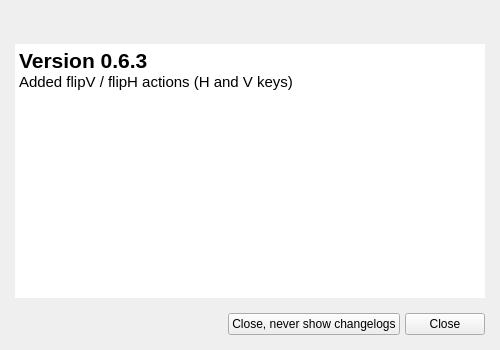
<?xml version="1.0" encoding="UTF-8"?>
<ui version="4.0">
 <class>ChangelogWindow</class>
 <widget class="QWidget" name="ChangelogWindow">
  <property name="geometry">
   <rect>
    <x>0</x>
    <y>0</y>
    <width>500</width>
    <height>350</height>
   </rect>
  </property>
  <property name="sizePolicy">
   <sizepolicy hsizetype="Preferred" vsizetype="Preferred">
    <horstretch>0</horstretch>
    <verstretch>0</verstretch>
   </sizepolicy>
  </property>
  <property name="minimumSize">
   <size>
    <width>0</width>
    <height>0</height>
   </size>
  </property>
  <property name="focusPolicy">
   <enum>Qt::NoFocus</enum>
  </property>
  <property name="windowTitle">
   <string notr="true">Form</string>
  </property>
  <layout class="QVBoxLayout" name="verticalLayout">
   <property name="spacing">
    <number>15</number>
   </property>
   <property name="leftMargin">
    <number>15</number>
   </property>
   <property name="topMargin">
    <number>15</number>
   </property>
   <property name="rightMargin">
    <number>15</number>
   </property>
   <property name="bottomMargin">
    <number>15</number>
   </property>
   <item>
    <widget class="QLabel" name="headerLabel">
     <property name="text">
      <string notr="true"/>
     </property>
     <property name="pixmap">
      <pixmap resource="../../resources.qrc">:/res/images/changelogheader.png</pixmap>
     </property>
     <property name="buddy">
      <cstring>shutUpButton</cstring>
     </property>
    </widget>
   </item>
   <item>
    <widget class="QScrollArea" name="scrollArea">
     <property name="focusPolicy">
      <enum>Qt::NoFocus</enum>
     </property>
     <property name="frameShape">
      <enum>QFrame::NoFrame</enum>
     </property>
     <property name="widgetResizable">
      <bool>true</bool>
     </property>
     <widget class="QWidget" name="scrollAreaWidgetContents">
      <property name="geometry">
       <rect>
        <x>0</x>
        <y>0</y>
        <width>456</width>
        <height>250</height>
       </rect>
      </property>
      <layout class="QVBoxLayout" name="verticalLayout_2">
       <property name="leftMargin">
        <number>0</number>
       </property>
       <property name="topMargin">
        <number>0</number>
       </property>
       <property name="rightMargin">
        <number>0</number>
       </property>
       <property name="bottomMargin">
        <number>0</number>
       </property>
       <item>
        <widget class="QTextBrowser" name="textBrowser">
         <property name="minimumSize">
          <size>
           <width>400</width>
           <height>250</height>
          </size>
         </property>
         <property name="focusPolicy">
          <enum>Qt::NoFocus</enum>
         </property>
         <property name="frameShape">
          <enum>QFrame::NoFrame</enum>
         </property>
         <property name="html">
          <string notr="true">&lt;!DOCTYPE HTML PUBLIC &quot;-//W3C//DTD HTML 4.0//EN&quot; &quot;http://www.w3.org/TR/REC-html40/strict.dtd&quot;&gt;
&lt;html&gt;&lt;head&gt;&lt;meta name=&quot;qrichtext&quot; content=&quot;1&quot; /&gt;&lt;style type=&quot;text/css&quot;&gt;
p, li { white-space: pre-wrap; }
&lt;/style&gt;&lt;/head&gt;&lt;body style=&quot; font-family:'Ubuntu'; font-size:12pt; font-weight:400; font-style:normal;&quot;&gt;
&lt;p style=&quot; margin-top:0px; margin-bottom:0px; margin-left:0px; margin-right:0px; -qt-block-indent:0; text-indent:0px;&quot;&gt;&lt;span style=&quot; font-family:'Droid Sans'; font-size:16pt; font-weight:600;&quot;&gt;Version 0.6.3&lt;/span&gt;&lt;/p&gt;
&lt;p style=&quot; margin-top:0px; margin-bottom:0px; margin-left:0px; margin-right:0px; -qt-block-indent:0; text-indent:0px;&quot;&gt;&lt;span style=&quot; font-family:'Droid Sans'; font-size:11pt;&quot;&gt;Added flipV / flipH actions (H and V keys)&lt;/span&gt;&lt;/p&gt;&lt;/body&gt;&lt;/html&gt;</string>
         </property>
         <property name="openExternalLinks">
          <bool>true</bool>
         </property>
        </widget>
       </item>
      </layout>
     </widget>
    </widget>
   </item>
   <item>
    <layout class="QHBoxLayout" name="horizontalLayout">
     <property name="spacing">
      <number>5</number>
     </property>
     <property name="topMargin">
      <number>0</number>
     </property>
     <item>
      <spacer name="horizontalSpacer">
       <property name="orientation">
        <enum>Qt::Horizontal</enum>
       </property>
       <property name="sizeHint" stdset="0">
        <size>
         <width>40</width>
         <height>20</height>
        </size>
       </property>
      </spacer>
     </item>
     <item>
      <widget class="QPushButton" name="shutUpButton">
       <property name="focusPolicy">
        <enum>Qt::StrongFocus</enum>
       </property>
       <property name="accessibleName">
        <string notr="true">Button</string>
       </property>
       <property name="text">
        <string>Close, never show changelogs</string>
       </property>
       <property name="autoDefault">
        <bool>true</bool>
       </property>
      </widget>
     </item>
     <item>
      <widget class="QPushButton" name="closeButton">
       <property name="focusPolicy">
        <enum>Qt::StrongFocus</enum>
       </property>
       <property name="accessibleName">
        <string notr="true">Button</string>
       </property>
       <property name="text">
        <string>Close</string>
       </property>
       <property name="autoDefault">
        <bool>true</bool>
       </property>
      </widget>
     </item>
    </layout>
   </item>
  </layout>
 </widget>
 <tabstops>
  <tabstop>scrollArea</tabstop>
  <tabstop>shutUpButton</tabstop>
  <tabstop>closeButton</tabstop>
 </tabstops>
 <resources>
  <include location="../../resources.qrc"/>
 </resources>
 <connections/>
</ui>
